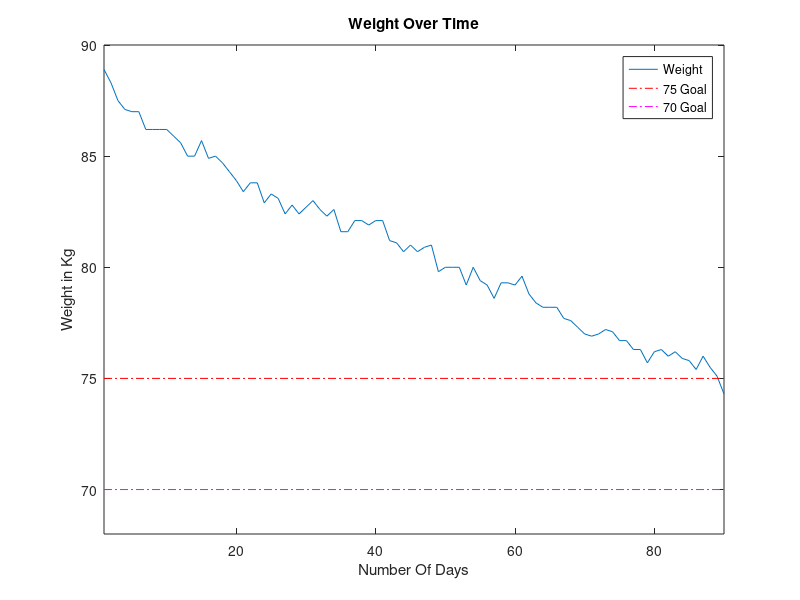

This chart was generated by the following MATLAB code:
Weight = [88.9,88.3,87.5,87.1,87.0,87.0,86.2,86.2,86.2,86.2,85.9,85.6,85.0,85.0,85.7,84.9,85.0,84.7,84.3,83.9,83.4,83.8,83.8,82.9,83.3,83.1,82.4,82.8,82.4,82.7,83.0,82.6,82.3,82.6,81.6,81.6,82.1,82.1,81.9,82.1,82.1,81.2,81.1,80.7,81.0,80.7,80.9,81.0,79.8,80.0,80.0,80.0,79.2,80.0,79.4,79.2,78.6,79.3,79.3,79.2,79.6,78.8,78.4,78.2,78.2,78.2,77.7,77.6,77.3,77.0,76.9,77.0,77.2,77.1,76.7,76.7,76.3,76.3,75.7,76.2,76.3,76.0,76.2,75.9,75.8,75.4,76.0,75.5,75.1,74.3];
n = length(Weight);
x = 1:n;
plot(x,Weight);
hold on
plot([1 n],[75 75],'-.r');
plot([1 n],[70 70],'-.m');
hold off
title('Weight Over Time');
xlabel('Number Of Days');
ylabel('Weight in Kg');
axis([1,n,68,90]);
legend('Weight','75 Goal','70 Goal')